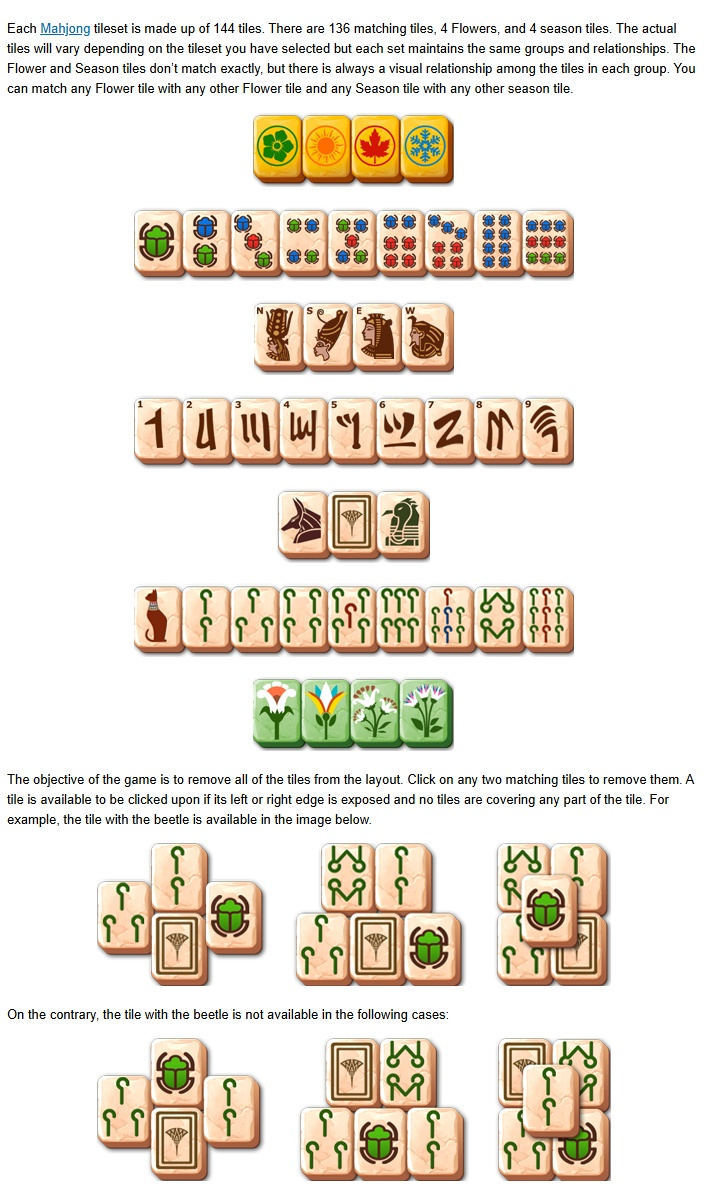
#> input picture vision_debug.jpg, 718 x 1188 px; its folder holds only this picture in this run
$ python -i vision.py   (imports and definitions only)   (older library calls are emulated)
#> lines starting #> are read from the running program, lines starting #| are printed output that depends on the picture
from __future__ import annotations

"""
Розпізнавання плиток: OpenCV — основний інструмент.

Для пошуку однакових (типових) плиток на скріншоті використовується
``cv2.matchTemplate()`` (``TM_CCOEFF_NORMED``) по сірих шаблонах з ``assets/tiles``;
масштаб підлаштовується, далі NMS / WTA. Порівняння двох ROI пари — теж через
``matchTemplate`` (див. ``pair_patches_look_same``).
"""

from concurrent.futures import ThreadPoolExecutor, as_completed
from dataclasses import dataclass
import math
import os
from pathlib import Path
from typing import Dict, List, Optional, Tuple

import cv2
import mss
import numpy as np


@dataclass
class TileMatch:
    """Опис знайденої плитки на екрані."""

    tile_type: str
    confidence: float
    x: int
    y: int
    w: int
    h: int
    # Середня яскравість ROI (0–255) після фільтра затемнення; 0 якщо не обчислювали.
    luma_mean: float = 0.0


class VisionEngine:
    """
    Захоплення екрана та пошук плиток.

    Ядро розпізнавання — OpenCV ``cv2.matchTemplate()``: для кожного типу плитки
    шаблон порівнюється з кадром у градаціях сірого; збіги вище порога дають
    кандидатів на ідентичні плитки на полі.

    Дефолти конструктора — підібрані «з коробки» (без панелі параметрів): баланс між
    хибними рамками на фоні, відсіканням затемнених фішок і знаходженням однакових пар.
    """

    def __init__(
        self,
        templates_dir: str = "assets/tiles",
        threshold: float = 0.55,
        template_scale: float = 1.0,
        auto_scale: bool = True,
        auto_scale_range: Tuple[float, float] = (0.52, 1.50),
        auto_scale_step: float = 0.05,
        # Швидкий підбір масштабу (грубий крок + уточнення; прев’ю кадр; повторне використання попереднього s).
        auto_scale_coarse_step: float = 0.12,
        auto_scale_fine_step: float = 0.035,
        auto_scale_fine_half_span: float = 0.12,
        auto_scale_sample_templates: int = 3,
        auto_scale_preview_max_side: int = 900,
        auto_scale_reuse: bool = True,
        auto_scale_reuse_half_span: float = 0.10,
        auto_scale_reuse_min_avg: float = 0.36,
        # Затемнені фішки (як у референсних скрінах assets/reference_boards): не прибираються грою — відсікаємо за яскравістю.
        filter_darkened_tiles: bool = True,
        luma_inset_ratio: float = 0.10,
        luma_min_cluster_separation: float = 7.5,
        luma_min_matches: int = 4,
        # Відкат luma-фільтра вимкнено за замовчуванням: інакше знову з’являються затемнені фішки.
        luma_rollback_min_keep_ratio: float = 0.0,
        # Після кластерів: відкинути детекції, де яскравість < (макс. на кадрі − це) — типово затемнені.
        luma_max_drop_from_brightest: float = 42.0,
        # Відсікання хибних збігів на рівному фоні (matchTemplate «бачить» текстуру там, де фішки немає).
        filter_low_texture_detections: bool = True,
        detection_texture_inset_ratio: float = 0.12,
        detection_min_gray_std: float = 11.5,
        detection_min_laplacian_var: float = 6.0,
        # Якщо після фільтра лишилось занадто мало збігів — скасувати його на цьому кадрі.
        detection_texture_rollback_min_keep_ratio: float = 0.42,
        # Пороги matchTemplate між вирізами двох плиток (різні для «той самий шаблон» / різні типи / висока впевненість шаблону).
        # Параметри сірого ROI + pair_edge_min_score (градієнти) разом зменшують плутанину «однаковий фон».
        # Баланс: занадто високо — не знаходить ту саму пару при різному світлі на полі.
        pair_visual_same_type: float = 0.48,
        pair_visual_cross_type: float = 0.41,
        # Augment: різні імена файлів шаблонів, один малюнок (наприклад дві Анубіса з різних PNG).
        pair_visual_cross_augment: float = 0.37,
        pair_trust_template_conf: float = 0.82,
        pair_visual_if_trusted: float = 0.42,
        # Майже вимкнено: ім’я шаблону/число в matchTemplate не замінює порівняння візерунка.
        pair_skip_visual_min_conf: float = 0.995,
        # Пропуск ROI лише при дуже високому збігу шаблону (обидва ≥ порога). 1.05 = ніколи не пропускати.
        pair_skip_roi_same_type_min_conf: float = 0.94,
        # Кадр візерунка: відрізати рамку 3D; augment теж зосереджений на центрі, не на однаковому «борту».
        pair_augment_inset_ratio: float = 0.10,
        # Порівняння пар: глибший inset — менше ваги країв / однакових кутів (напр. жуки по кутах vs центр).
        pair_default_inset_ratio: float = 0.13,
        pair_compare_use_clahe: bool = True,
        pair_compare_size: int = 56,
        # Друга перевірка пари: збіг градієнтів (контури символу). Різні іконки на однаковому тлі дають низький edge-score.
        # Градієнти: різні символи на схожому тлі рідше проходять обидва пороги.
        pair_edge_gate_enabled: bool = True,
        pair_edge_min_score: float = 0.33,
        # Додатковий виріз «лише центр символу»: відсікає пари з однаковими краями й різним центром (5-й жук, інший ранг бамбука).
        pair_center_gate_enabled: bool = True,
        pair_center_extra_inset: float = 0.10,
        pair_center_min_score_slack: float = 0.055,
        # Верхній лівий кут (цифра рангу бамбука тощо): якщо шаблон помилково дає один tile_type на різні фішки.
        pair_corner_gate_enabled: bool = True,
        pair_corner_width_ratio: float = 0.36,
        pair_corner_height_ratio: float = 0.32,
        pair_corner_min_norm_score: float = 0.70,
        # Кольоровий центр (HSV H–S гістограма): різні сітки «гачків» / червоний vs синій центр — не одна фішка.
        pair_hsv_hist_gate_enabled: bool = True,
        pair_hsv_hist_center_inset: float = 0.12,
        pair_hsv_hist_min_correl: float = 0.64,
        # Злиття детекцій: строгий прохід + м’який (більше фішок на полі без очікування «нуля пар»).
        merge_relaxed_delta: float = 0.11,
        merge_relaxed_floor: float = 0.37,
        # Паралельний matchTemplate по різних шаблонах (якщо шаблонів достатньо).
        parallel_template_workers: int = 0,
        min_templates_for_parallel: int = 6,
    ) -> None:
        self.templates_dir = Path(templates_dir)
        self.threshold = threshold
        # Множник розміру шаблону відносно оригінального файлу (калібрування під різні DPI/масштаб вікна).
        self.template_scale = float(template_scale)
        self.auto_scale = bool(auto_scale)
        self.auto_scale_range = auto_scale_range
        self.auto_scale_step = float(auto_scale_step)
        self.auto_scale_coarse_step = float(auto_scale_coarse_step)
        self.auto_scale_fine_step = float(auto_scale_fine_step)
        self.auto_scale_fine_half_span = float(auto_scale_fine_half_span)
        self.auto_scale_sample_templates = max(3, int(auto_scale_sample_templates))
        self.auto_scale_preview_max_side = int(auto_scale_preview_max_side)
        self.auto_scale_reuse = bool(auto_scale_reuse)
        self.auto_scale_reuse_half_span = float(auto_scale_reuse_half_span)
        self.auto_scale_reuse_min_avg = float(auto_scale_reuse_min_avg)
        self.filter_darkened_tiles = bool(filter_darkened_tiles)
        self.luma_inset_ratio = float(luma_inset_ratio)
        self.luma_min_cluster_separation = float(luma_min_cluster_separation)
        self.luma_min_matches = max(4, int(luma_min_matches))
        self.luma_rollback_min_keep_ratio = float(luma_rollback_min_keep_ratio)
        self.luma_max_drop_from_brightest = float(luma_max_drop_from_brightest)
        self.filter_low_texture_detections = bool(filter_low_texture_detections)
        self.detection_texture_inset_ratio = float(detection_texture_inset_ratio)
        self.detection_min_gray_std = float(detection_min_gray_std)
        self.detection_min_laplacian_var = float(detection_min_laplacian_var)
        self.detection_texture_rollback_min_keep_ratio = float(
            detection_texture_rollback_min_keep_ratio
        )
        self.pair_visual_same_type = float(pair_visual_same_type)
        self.pair_visual_cross_type = float(pair_visual_cross_type)
        self.pair_trust_template_conf = float(pair_trust_template_conf)
        self.pair_visual_if_trusted = float(pair_visual_if_trusted)
        self.pair_visual_cross_augment = float(pair_visual_cross_augment)
        self.pair_skip_visual_min_conf = float(pair_skip_visual_min_conf)
        self.pair_skip_roi_same_type_min_conf = float(pair_skip_roi_same_type_min_conf)
        self.pair_augment_inset_ratio = float(pair_augment_inset_ratio)
        self.pair_default_inset_ratio = float(pair_default_inset_ratio)
        self.pair_compare_use_clahe = bool(pair_compare_use_clahe)
        self.pair_compare_size = max(32, int(pair_compare_size))
        self.pair_edge_gate_enabled = bool(pair_edge_gate_enabled)
        self.pair_edge_min_score = float(pair_edge_min_score)
        self.pair_center_gate_enabled = bool(pair_center_gate_enabled)
        self.pair_center_extra_inset = float(pair_center_extra_inset)
        self.pair_center_min_score_slack = float(pair_center_min_score_slack)
        self.pair_corner_gate_enabled = bool(pair_corner_gate_enabled)
        self.pair_corner_width_ratio = float(pair_corner_width_ratio)
        self.pair_corner_height_ratio = float(pair_corner_height_ratio)
        self.pair_corner_min_norm_score = float(pair_corner_min_norm_score)
        self.pair_hsv_hist_gate_enabled = bool(pair_hsv_hist_gate_enabled)
        self.pair_hsv_hist_center_inset = float(pair_hsv_hist_center_inset)
        self.pair_hsv_hist_min_correl = float(pair_hsv_hist_min_correl)
        self.merge_relaxed_delta = float(merge_relaxed_delta)
        self.merge_relaxed_floor = float(merge_relaxed_floor)
        pw = int(parallel_template_workers)
        self.parallel_template_workers = pw if pw > 0 else max(
            1, min(8, (os.cpu_count() or 4))
        )
        self.min_templates_for_parallel = max(3, int(min_templates_for_parallel))
        # М’якший CLAHE — менше штучних відмінностей між двома копіями однієї фішки.
        self._clahe_pair = cv2.createCLAHE(clipLimit=1.65, tileGridSize=(8, 8))
        self._last_auto_scale: Optional[float] = None
        self.templates: Dict[str, np.ndarray] = {}
        self.load_templates()

    def load_templates(self) -> None:
        """Завантажує всі PNG/JPG шаблони плиток у відтінках сірого."""
        self.templates.clear()
        if not self.templates_dir.exists():
            raise FileNotFoundError(
                f"Папку шаблонів не знайдено: {self.templates_dir.resolve()}"
            )

        supported = {".png", ".jpg", ".jpeg", ".bmp", ".webp"}
        for file_path in sorted(self.templates_dir.iterdir()):
            if file_path.suffix.lower() not in supported:
                continue
            image = cv2.imread(str(file_path), cv2.IMREAD_GRAYSCALE)
            if image is None or image.size == 0:
                continue
            if self.template_scale != 1.0 and self.template_scale > 0:
                nh = max(1, int(round(image.shape[0] * self.template_scale)))
                nw = max(1, int(round(image.shape[1] * self.template_scale)))
                interp = cv2.INTER_AREA if self.template_scale < 1.0 else cv2.INTER_CUBIC
                image = cv2.resize(image, (nw, nh), interpolation=interp)
            self.templates[file_path.stem] = image

        if not self.templates:
            raise ValueError(
                f"У папці {self.templates_dir.resolve()} не знайдено валідних шаблонів плиток."
            )

    # [976 lines left out: functions capture_screen, _detect_single_template, find_templates, find_templates_merged, _tile_match_mean_luma, _luma_keep_bright_cluster_mask and 22 more, not called in this run]

>>> import cv2
>>> picture = cv2.imread('vision_debug.jpg', cv2.IMREAD_GRAYSCALE)
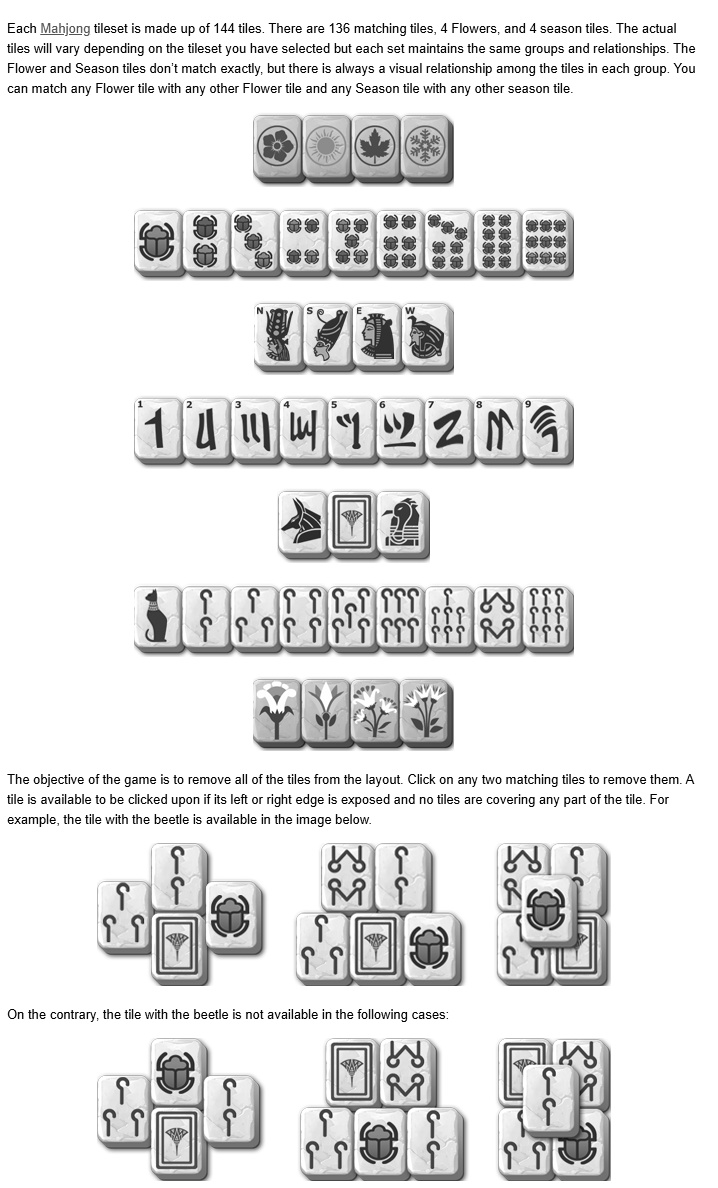
#> picture: shape (1188, 718); min 0, max 255, mean 227.5
>>> result = VisionEngine().find_templates(picture)
#> (the run stopped early here; a loop or call above may not have finished)
